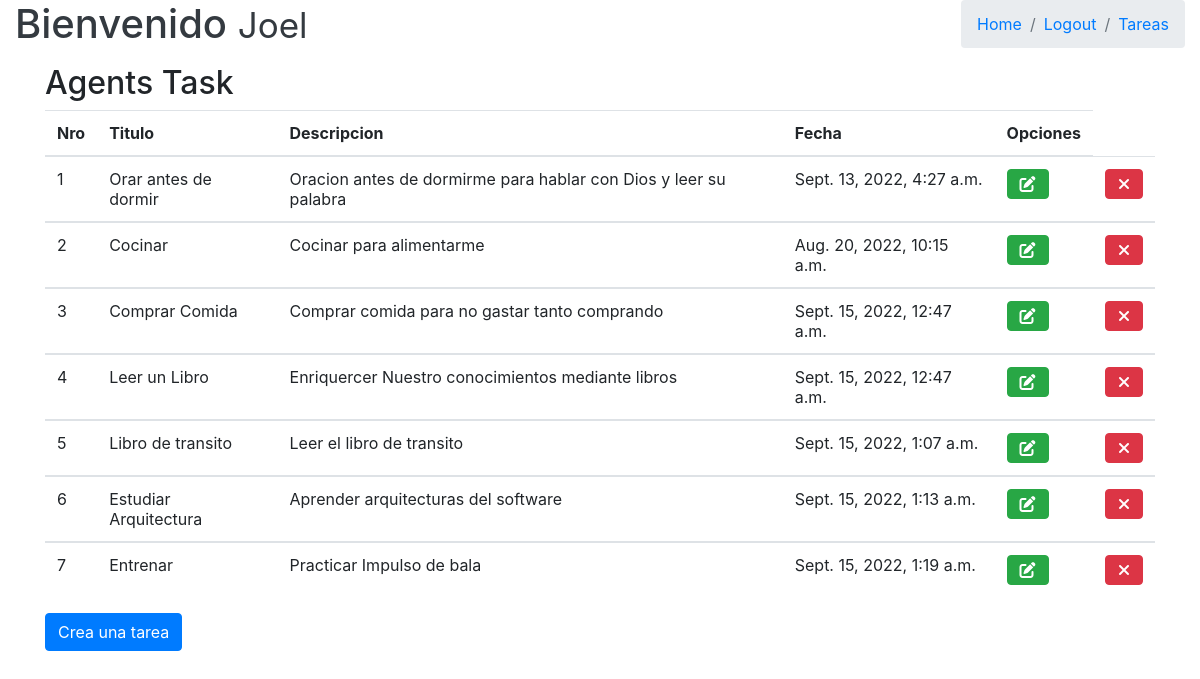
The page /agenda/task/list/ (signed in) on the database its author committed.
### core/agenda/models.py (models this page shows, shortened)
class Task(models.Model):
    name = models.CharField(max_length=50, verbose_name='Nombre')
    description = models.CharField(max_length=150, null=True, blank=True, verbose_name='Descripcion')
    time_limits = models.DateTimeField(default=now, verbose_name='Fecha de ingreso')

### core/agenda/views.py (the view, shortened to what this page needs)
# urls.py: path('task/list/', TaskList.as_view(), name='task_list'),
class TaskList(ListView):
    model = Task
    template_name = 'index.html'
    def dispatch(self, request, *args, **kwargs):
        return super().dispatch(request, *args, **kwargs)
    def get_context_data(self, **kwargs):
        context = super().get_context_data(**kwargs)
        context['title'] = 'Agenda de tareas'
        context['entity'] = 'Tareas'
        context['test'] = Task.objects.all()
        return context

### templates/index.html (shortened to what this page needs)
{% include 'body.html' %}
<!DOCTYPE html>
<html lang="en">
<head>
<link rel="stylesheet" href="https://cdn.jsdelivr.net/npm/bootstrap@4.6.1/dist/css/bootstrap.min.css">
<link rel="stylesheet" href="https://cdnjs.cloudflare.com/ajax/libs/font-awesome/6.2.0/css/all.min.css">
</head>
<div class="wrapper">
<div class="container">
    <h2>Agents Task</h2>
    <table class="table">
        <thead>
        <tr>
            <th>Nro</th>
            <th>Titulo</th>
            <th>Descripcion</th>
            <th>Fecha</th>
            <th>Opciones</th>
        </tr>
        </thead>
        {% for obj in test %}
            <tbody>
            <tr>
                <td>{{ obj.id }}</td>
                <td>{{ obj.name }}</td>
                <td>{{ obj.description }}</td>
                <td>{{ obj.time_limits }}</td>
                <td><a class="btn btn-success btn-xs btn-flat" href="{% url 'task_edit' obj.id %}"><i class="fas fa-edit"></i></a></td>
                <td><a class="btn btn-danger btn-xs btn-flat" href="{% url 'task_delete' obj.id %}"><i class="fas fa-times"></i></a></td>
            </tr>
        {% endfor %}
        </tbody>
    </table>
    <a class="btn btn-primary" href="{% url 'task_create' %}"> Crea una tarea</a>
</div>
</div>
</html>

### templates/body.html (shortened to what this page needs)
<body class="hold-transition sidebar-mini layout-fixed">
        <div class="content-wrapper">
            <div class="content-header">
                <div class="container-fluid">
                    <div class="row">
                        <div class="col-sm-6">
                            <h1 class="m-0 text-dark"> Bienvenido <small>{{ request.user.username }}</small></h1>
                        </div>
                        <div class="col-sm-6">
                            <ol class="breadcrumb float-sm-right">
                                <li class="breadcrumb-item"><a href="{% url 'home' %}">Home</a></li>
                                <li class="breadcrumb-item"><a href="{% url 'logout' %}">Logout</a></li>
                                <li class="breadcrumb-item"><a href="{{ list_url }}">{{ entity }}</a></li>
                            </ol>
                        </div>
                    </div>
                </div>
            </div>
        </div>
</body>

### rows shown on the page
Task: id "1", name "Orar antes de dormir", description "Oracion antes de dormirme para hablar con Dios y leer su palabra", time_limits "Sept. 13, 2022, 4:27 a.m."
Task: id "2", name "Cocinar", description "Cocinar para alimentarme", time_limits "Aug. 20, 2022, 10:15 a.m."
Task: id "3", name "Comprar Comida", description "Comprar comida para no gastar tanto comprando", time_limits "Sept. 15, 2022, 12:47 a.m."
Task: id "4", name "Leer un Libro", description "Enriquercer Nuestro conocimientos mediante libros", time_limits "Sept. 15, 2022, 12:47 a.m."
Task: id "5", name "Libro de transito", description "Leer el libro de transito", time_limits "Sept. 15, 2022, 1:07 a.m."
Task: id "6", name "Estudiar Arquitectura", description "Aprender arquitecturas del software", time_limits "Sept. 15, 2022, 1:13 a.m."
Task: id "7", name "Entrenar", description "Practicar Impulso de bala", time_limits "Sept. 15, 2022, 1:19 a.m."

### other values the page prints
{{ request.user.username }} "Joel"
{{ entity }} "Tareas"
